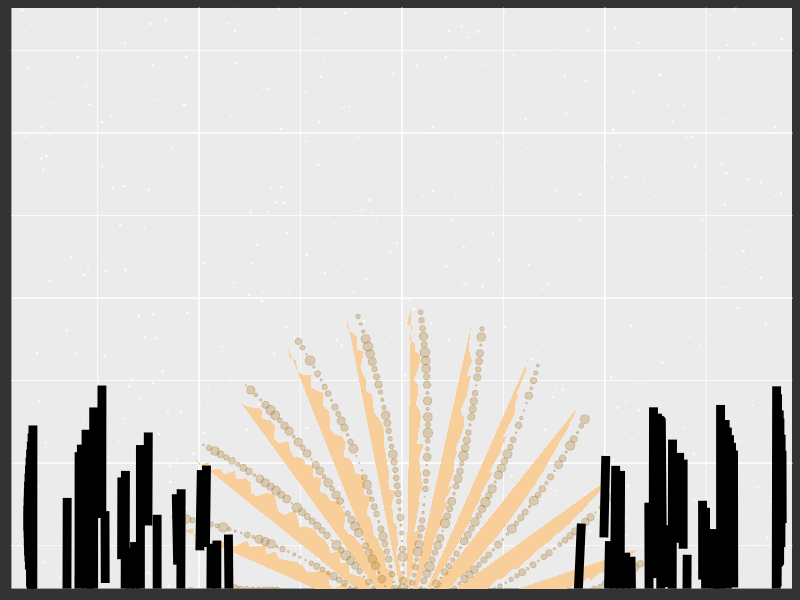

Recreate this plot in R.
library(tidyverse)

# Circle Parameters====
theta <- seq(0, 2*pi, length = 1000) #Theta represents the angles that make up the circle

n <- 50 #This can be any number more than zero but less than the length of "theta"
#old radius is 5
radius <- seq(0,4.9,.12) #Radi that's set for the circle. This corresponds to how wide a "regular circle is" but this will affect how many "swirls" we see.

# Circle Data Set to be Mapped====
circle_data <- data.frame(x = radius*cos(theta),
                          y = radius*sin(theta), # x and why will give a warning because depending on "n", we will be recycling the radius values through the length of theta# 
                          t = sample(runif(100,-.08,.08), length(theta), replace = TRUE)) #This recycling is what allows for different designs of the swirl. 

cloud <-  data.frame(x = radius*cos(theta),
                     y = radius*sin(theta), # x and why will give a warning because depending on "n", we will be recycling the radius values through the length of theta# 
                     t = sample(runif(100,-.01,.01), length(theta), replace = TRUE)) #T

background_diag <- tibble(x = c(-8,0,-8,-8,
                                -8,0,-8,-8,
                                -8,0,8,-8,
                                0,8,8,0,
                                0,8,8,0),
                          y = c(0,0,5,0,
                                5,0,10,5,
                                10,0,10,10,
                                0,5,10,0,
                                0,0,5,0),
                          color = c(rep("#01084f",4),
                                    rep("#391954",4),
                                    rep("#631e50",4),
                                    rep("#a73c5a",4),
                                    rep("#ff7954",4)))

ocean <- tibble(x = c(-8,8,8,-8),
                y = c(0,0,1.5,1.5),
                fill = "#01084f")

stars <- tibble(x = sample(runif(1000, -8,8),500),
                y = sample(runif(1000, 0,10),500))

gradient1 <- colorRampPalette(c("#01084f","#391954"))(5)
gradient2 <- colorRampPalette(c("#391954","631e50"))(5)
gradient3 <- colorRampPalette(c("631e50","#a73c5a"))(5)
gradient4 <- colorRampPalette(c("#a73c5a","#ff7954"))(5)

gradient1x <- rep(0,5)
gradient1y <- seq(2.5,7.5, length.out = 5)

gradient2x <- rep(0,5)
gradient2y <- c(7.5,10,10,10,10)


circle_data %>%
  ggplot(aes(x=x+t,y=y+t))+
  layer(inherit.aes = FALSE,
        geom = "polygon",
        stat = "identity",
        position = "identity",
        data = background_diag,
        mapping = aes(x=x,y=y, group = color),
        params = list(fill = background_diag$color))+
  annotate(geom = "line", 
           x = c(0,-8),
           y = c(0,5),
           color ="#01084f",
           size = 4,
           alpha = .7)+
  annotate(geom = "line", 
           x = c(0,-8),
           y = c(0,10),
           color ="#391954",
           size = 4,
           alpha = .7)+
  annotate(geom = "line", 
           x = c(0,8),
           y = c(0,5),
           color ="#a73c5a",
           size = 4,
           alpha = .7)+
  annotate(geom = "line", 
           x = c(0,8),
           y = c(0,10),
           color ="#a73c5a",
           size = 4,
           alpha = .7)+
  layer(inherit.aes = FALSE,
        geom = "point",
        stat = "identity",
        position = "identity",
        data = stars,
        mapping = aes(x=x,y=y),
        params = list(color = "white", size = sample(runif(100, min = .1, max = .3),500, replace = TRUE), alpha = sample(runif(100, min = .2, max = .9), 500, replace = TRUE)))+
  geom_polygon(fill = "#F8CF9B", color = "black", size = .01)+
  coord_cartesian(xlim=c(-7,7),
                  ylim=c(1,9),
                  expand = TRUE,
                  clip = "on")+
  layer(inherit.aes = FALSE,
        geom = "point",
        stat = "identity",
        data = cloud,
        mapping = aes(x=-x,y=-y),
        position = "identity",
        params = list(color = "#a8792d", size = sample(runif(100, min = .1, max = 3),1000, replace = TRUE), alpha = .3 ))+
layer(inherit.aes = FALSE,
      geom = "polygon",
      stat = "identity",
      data = ocean,
      mapping = aes(x=x,y=y),
      position = "identity",
      params = list(fill = "#000000"))+
  layer(inherit.aes = FALSE,
        geom = "line",
        stat = "identity",
        data = cloud,
        mapping = aes(x=-x-7,y=y-1),
        position = "identity",
        params = list(color = "#000000", size = 3 ))+
  layer(inherit.aes = FALSE,
        geom = "line",
        stat = "identity",
        data = cloud,
        mapping = aes(x=-x+7,y=-y-1),
        position = "identity",
        params = list(color = "#000000", size = 3 ))+
  theme(plot.background = element_rect(color = "#333333", fill = "#000000", size = 10),
        axis.text = element_blank(),
        axis.line = element_blank(),
        axis.title = element_blank())+
  

  xlim(-7.5,7.5)+
  ylim(0,10)